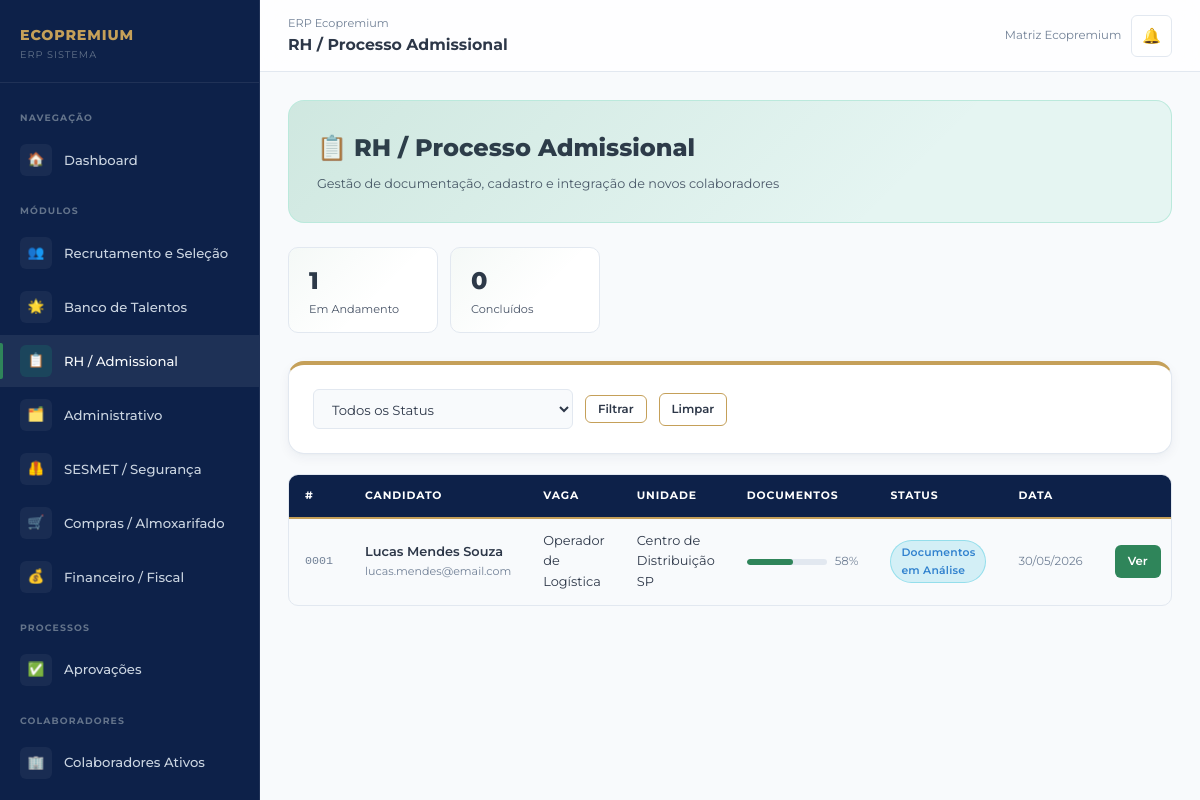
The page /admissional/ (signed in) on the database its author committed.
### core/models.py (models this page shows, shortened)
class PerfilUsuario(models.Model):
    PERFIS = [
        ('admin', 'Administrador'),
        ('gestor', 'Gestor'),
        ('rh', 'RH / Departamento Pessoal'),
        ('financeiro', 'Financeiro / Fiscal'),
        ('sesmet', 'SESMET / Segurança do Trabalho'),
        ('compras', 'Compras / Almoxarifado'),
        ('operacional', 'Operacional'),
    ]
    MARCAS = [
        ('eco_premium', 'Eco Premium'),
        ('trip_premium', 'Trip Premium'),
        ('log_premium', 'Log Premium'),
        ('matriz', 'Matriz Ecopremium'),
    ]
    usuario = models.OneToOneField(User, on_delete=models.CASCADE, related_name='perfil')
    perfil = models.CharField(max_length=20, choices=PERFIS, default='operacional')
    marca = models.CharField(max_length=20, choices=MARCAS, default='eco_premium')
    unidade = models.CharField(max_length=100, default='Matriz')
    telefone = models.CharField(max_length=20, blank=True)
    avatar_iniciais = models.CharField(max_length=3, blank=True)
    criado_em = models.DateTimeField(auto_now_add=True)
    class Meta:
        verbose_name = 'Perfil de Usuário'
        verbose_name_plural = 'Perfis de Usuários'

### admissional/models.py (models this page shows, shortened)
class Admissao(models.Model):
    STATUS = [
        ('aguardando_documentos', 'Aguardando Documentos'),
        ('documentos_em_analise', 'Documentos em Análise'),
        ('documentos_pendentes', 'Documentos Pendentes'),
        ('cadastro_sistema', 'Cadastro no Sistema'),
        ('contrato_gerado', 'Contrato Gerado'),
        ('integracao', 'Em Integração'),
        ('epis_entregues', 'EPIs Entregues'),
        ('liberado', 'Liberado para Unidade'),
        ('concluido', 'Concluído'),
    ]
    candidato_nome = models.CharField(max_length=200, verbose_name='Nome do Candidato')
    candidato_email = models.EmailField(verbose_name='E-mail do Candidato')
    candidato_telefone = models.CharField(max_length=20, blank=True)
    vaga_nome = models.CharField(max_length=200, verbose_name='Vaga')
    unidade_destino = models.CharField(max_length=100, verbose_name='Unidade de Destino')
    colaborador = models.OneToOneField(Colaborador, on_delete=models.SET_NULL,
                                        null=True, blank=True, related_name='admissao')
    status = models.CharField(max_length=30, choices=STATUS, default='aguardando_documentos')
    responsavel_rh = models.ForeignKey(User, on_delete=models.SET_NULL, null=True, blank=True,
                                        related_name='admissoes_responsavel')
    observacoes = models.TextField(blank=True)
    criado_em = models.DateTimeField(auto_now_add=True)
    atualizado_em = models.DateTimeField(auto_now=True)
    concluido_em = models.DateTimeField(null=True, blank=True)
    class Meta:
        verbose_name = 'Processo Admissional'
        verbose_name_plural = 'Processos Admissionais'
        ordering = ['-criado_em']
    def percentual_conclusao(self):
        docs = self.documentos.all()
        if not docs.exists():
            return 0
        aprovados = docs.filter(status='aprovado').count()
        return int((aprovados / docs.count()) * 100)

### admissional/views.py (the view)
# urls.py: path('', views.lista_admissoes, name='lista_admissoes'),
@login_required
def lista_admissoes(request):
    admissoes = Admissao.objects.all().prefetch_related('documentos')
    status_filter = request.GET.get('status', '')
    if status_filter:
        admissoes = admissoes.filter(status=status_filter)
    return render(request, 'admissional/lista_admissoes.html', {
        'admissoes': admissoes,
        'status_filter': status_filter,
        'status_choices': Admissao.STATUS,
        'total_em_andamento': Admissao.objects.exclude(status='concluido').count(),
        'total_concluidos': Admissao.objects.filter(status='concluido').count(),
    })

### templates/admissional/lista_admissoes.html (shortened to what this page needs)
{% extends 'base.html' %}
{% block nav_admissional %}active{% endblock %}
{% block topbar_title %}RH / Processo Admissional{% endblock %}
{% block content %}
<div class="module-banner mod-banner-2">
  <div class="mod-title">📋 RH / Processo Admissional</div>
  <div class="mod-desc">Gestão de documentação, cadastro e integração de novos colaboradores</div>
</div>
<div class="page-header">
  <div class="flex gap-3">
    <div class="kpi-card kpi-mod2" style="padding:14px 20px;min-width:150px;">
      <div style="font-size:1.6rem;font-weight:800;">{{ total_em_andamento }}</div>
      <div style="font-size:0.75rem;color:var(--text-secondary);">Em Andamento</div>
    </div>
    <div class="kpi-card kpi-mod2" style="padding:14px 20px;min-width:150px;">
      <div style="font-size:1.6rem;font-weight:800;">{{ total_concluidos }}</div>
      <div style="font-size:0.75rem;color:var(--text-secondary);">Concluídos</div>
    </div>
  </div>
</div>
<div class="card mb-5">
  <form method="get" class="flex gap-3 items-center flex-wrap">
    <select name="status" class="form-control" style="max-width:260px;">
      <option value="">Todos os Status</option>
    </select>
    <button type="submit" class="btn btn-outline btn-sm">Filtrar</button>
    <a href="{% url 'lista_admissoes' %}" class="btn btn-outline btn-sm">Limpar</a>
  </form>
</div>
{% if admissoes %}
<div class="table-wrap">
  <table>
    <thead>
      <tr>
        <th>#</th>
        <th>Candidato</th>
        <th>Vaga</th>
        <th>Unidade</th>
        <th>Documentos</th>
        <th>Status</th>
        <th>Data</th>
        <th></th>
      </tr>
    </thead>
    <tbody>
      {% for a in admissoes %}
      <tr>
        <td style="font-family:monospace;color:var(--text-muted);font-size:0.78rem;">{{ a.pk|stringformat:"04d" }}</td>
        <td>
          <div style="font-weight:600;">{{ a.candidato_nome }}</div>
          <div style="font-size:0.74rem;color:var(--text-muted);">{{ a.candidato_email }}</div>
        </td>
        <td>{{ a.vaga_nome }}</td>
        <td>{{ a.unidade_destino }}</td>
        <td>
          {% with total=a.documentos.count aprovados=a.documentos.filter.status %}
          <div style="display:flex;align-items:center;gap:8px;">
            <div class="progress-bar" style="width:80px;height:6px;border-radius:99px;background:var(--border);">
              <div style="height:100%;border-radius:99px;background:var(--mod2-green);width:{{ a.percentual_conclusao }}%;"></div>
            </div>
            <span style="font-size:0.78rem;color:var(--text-muted);">{{ a.percentual_conclusao }}%</span>
          </div>
          {% endwith %}
        </td>
        <td>
          <span class="badge {% if a.status == 'concluido' %}badge-success{% elif a.status == 'documentos_pendentes' %}badge-danger{% elif a.status == 'aguardando_documentos' %}badge-warning{% else %}badge-info{% endif %}">
            {{ a.get_status_display }}
          </span>
        </td>
        <td style="font-size:0.78rem;color:var(--text-muted);">{{ a.criado_em|date:"d/m/Y" }}</td>
        <td>
          <a href="{% url 'detalhe_admissao' a.pk %}" class="btn btn-sm btn-mod2">Ver</a>
        </td>
      </tr>
      {% endfor %}
    </tbody>
  </table>
</div>
{% endif %}
{% endblock %}

### templates/base.html (shortened to what this page needs)
{% load static %}
<!DOCTYPE html>
<html lang="pt-BR">
<head>
  <link rel="stylesheet" href="{% static 'css/main.css' %}?v=2">
</head>
<body>
<div class="erp-layout">
  <aside class="sidebar" id="sidebar">
    <div class="sidebar-logo">
      <div class="sidebar-logo-text">
        <div class="brand-name">ECOPREMIUM</div>
        <div class="brand-sub">ERP Sistema</div>
      </div>
    </div>
    <nav class="sidebar-nav">
      <div class="nav-section-label">Navegação</div>
      <a href="{% url 'dashboard' %}" class="nav-item {% block nav_dashboard %}{% endblock %}">
        <span class="nav-icon">🏠</span>
        Dashboard
      </a>
      <div class="nav-section-label">Módulos</div>
      <a href="{% url 'lista_vagas' %}" class="nav-item mod1 {% block nav_recrutamento %}{% endblock %}">
        <span class="nav-icon">👥</span>
        Recrutamento e Seleção
      </a>
      <a href="{% url 'banco_talentos' %}" class="nav-item mod1 {% block nav_talentos %}{% endblock %}">
        <span class="nav-icon">🌟</span>
        Banco de Talentos
      </a>
      <a href="{% url 'lista_admissoes' %}" class="nav-item mod2 {% block nav_admissional %}{% endblock %}">
        <span class="nav-icon">📋</span>
        RH / Admissional
      </a>
      <a href="{% url 'lista_demandas' %}" class="nav-item mod3 {% block nav_administrativo %}{% endblock %}">
        <span class="nav-icon">🗂️</span>
        Administrativo
      </a>
      <a href="{% url 'dashboard_sesmet' %}" class="nav-item mod4 {% block nav_sesmet %}{% endblock %}">
        <span class="nav-icon">🦺</span>
        SESMET / Segurança
      </a>
      <a href="{% url 'painel_compras' %}" class="nav-item mod5 {% block nav_compras %}{% endblock %}">
        <span class="nav-icon">🛒</span>
        Compras / Almoxarifado
      </a>
      <a href="{% url 'painel_financeiro' %}" class="nav-item mod6 {% block nav_financeiro %}{% endblock %}">
        <span class="nav-icon">💰</span>
        Financeiro / Fiscal
      </a>
      <div class="nav-section-label">Processos</div>
      <a href="{% url 'aprovacoes_pendentes' %}" class="nav-item {% block nav_aprovacoes %}{% endblock %}" id="navAprovacoes">
        <span class="nav-icon">✅</span>
        Aprovações
      </a>
      <div class="nav-section-label">Colaboradores</div>
      <a href="{% url 'lista_colaboradores' %}" class="nav-item {% block nav_colaboradores %}{% endblock %}">
        <span class="nav-icon">🏢</span>
        Colaboradores Ativos
      </a>
    </nav>
  </aside>
  <div class="main-content">
    <div class="topbar">
      <div class="topbar-title">
        <span class="breadcrumb">ERP Ecopremium</span>
        {% block topbar_title %}Dashboard{% endblock %}
      </div>
      <div class="topbar-actions">
        <span style="font-size:0.78rem;color:var(--text-muted);">
          {% if user.perfil %}{{ user.perfil.get_marca_display }}{% endif %}
        </span>
        <a href="#" class="notif-btn" id="notifBtn" title="Notificações">
          🔔
        </a>
      </div>
    </div>
    <div class="content-area">
      {% block content %}{% endblock %}
    </div>
  </div>
</div>
</body>
</html>

### rows shown on the page
Admissao: pk "0001", candidato_nome "Lucas Mendes Souza", candidato_email "lucas.mendes@email.com", vaga_nome "Operador de Logística", unidade_destino "Centro de Distribuição SP", percentual_conclusao "58", status "Documentos em Análise", criado_em "30/05/2026"

### other values the page prints
{{ user.perfil.get_marca_display }} "Matriz Ecopremium"
{{ total_em_andamento }} "1"
{{ total_concluidos }} "0"
